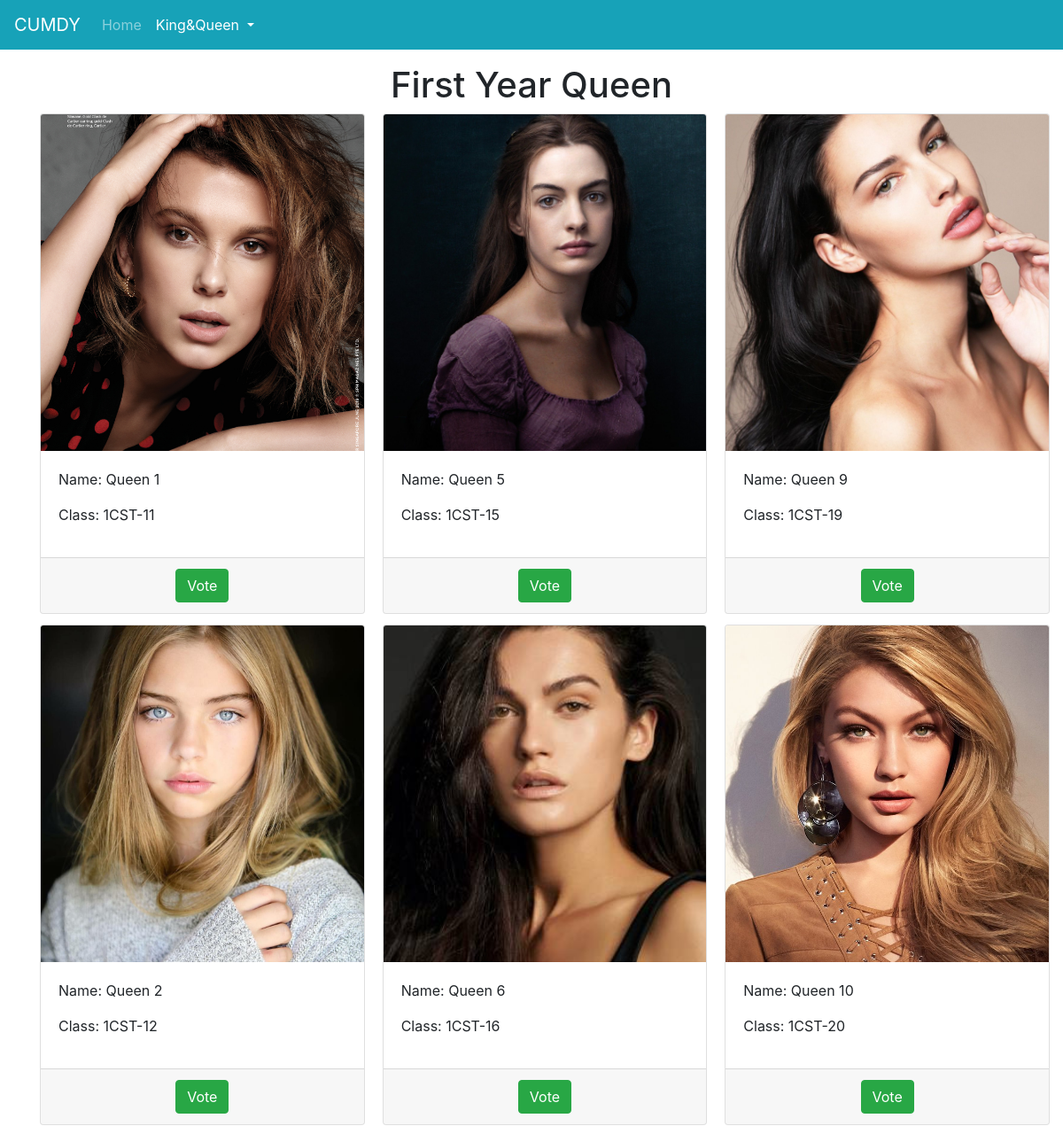
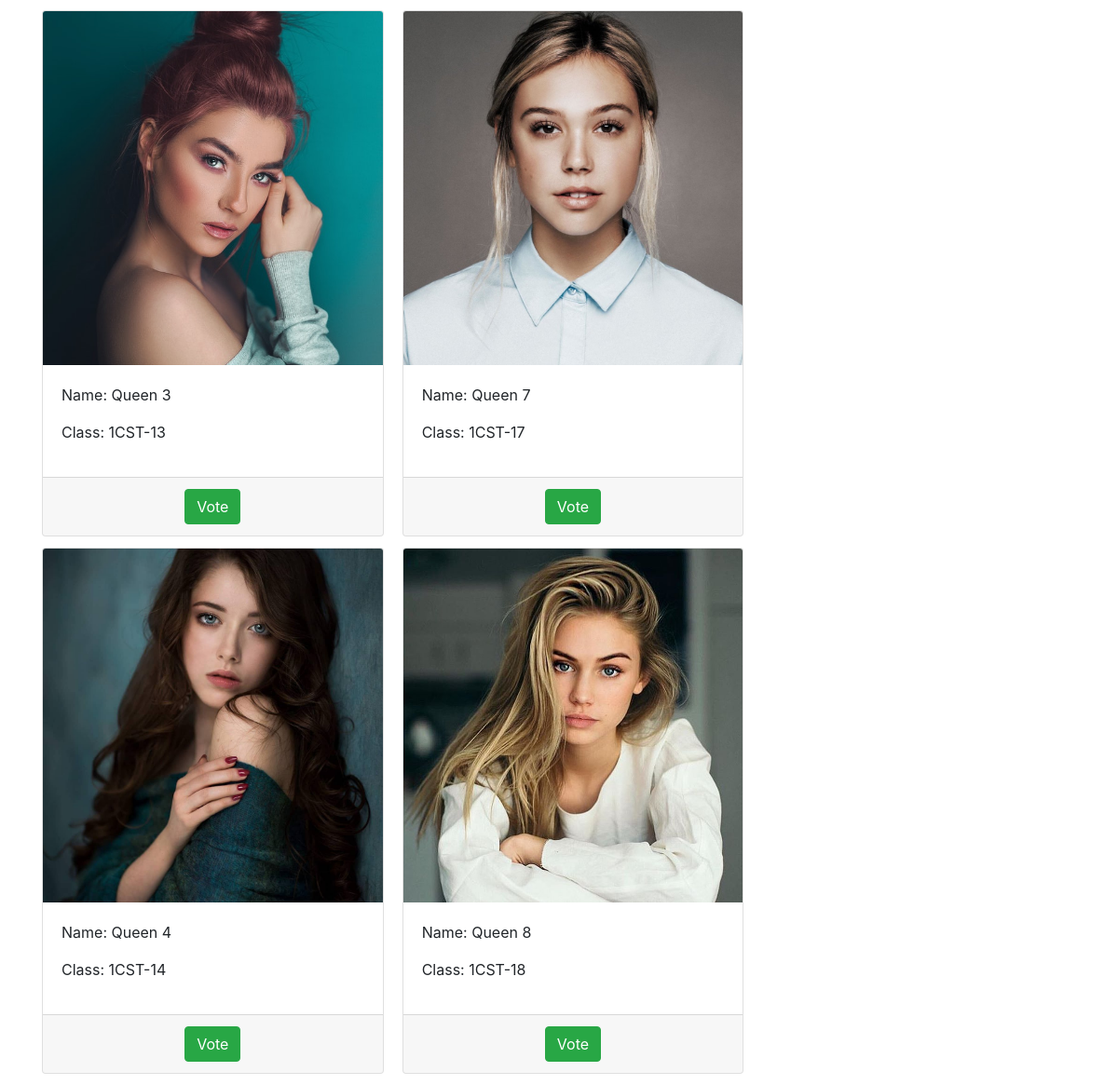
/first_queen/, run on the app's committed database (2 pictures, top to bottom).
### king_queen/models.py (models this page shows, shortened)
class FirstYear(models.Model):
    GENDER = (
        ('King','King'),
        ('Queen','Queen')
    )
    name = models.CharField(max_length=200)
    img = models.ImageField(upload_to='kingqueenIMG')
    gender = models.CharField(max_length=5,choices=GENDER,default='King')
    current_class = models.CharField(max_length=10,help_text="(eg. 1CST-12,A ...)")
    votes = models.PositiveIntegerField(default=0)

### king_queen/views.py (the view)
# urls.py: path('first_queen/',views.FirstQueenListView.as_view(),name="firstqueen"),
class FirstQueenListView(ListView):
    model = FirstYear
    template_name = 'king_queen/firstqueen_list.html'
    context_object_name = 'f_queens'
    def get_queryset(self):
        return FirstYear.objects.filter(gender='Queen')
    def get_context_data(self, **kwargs):
        context = super().get_context_data(**kwargs)
        context['section'] = 'active'
        return context

### king_queen/templates/king_queen/firstqueen_list.html (shortened to what this page needs)
{% extends "base.html" %}
{% load static %}
{% block content %}
<div class="container">
    <h1 class="text-center">First Year Queen</h1>
    <div class="card-deck">
        <div class="card-group">
            <div class="card-columns">
                {% for user in f_queens %}
                <div class="card">
                <img style="object-fit: cover;" class="card-img-top" src="{{ user.img.url }}" alt="image" width="100px" height="380px">
                <div class="card-body">
                    <p class="card-text">Name: {{user.name}}</p>
                    <p class="card-text">Class: {{user.current_class}}</p>
                </div>
                <div class="card-footer text-center">
                    <a href="/first_queen/{{user.id}}/" class="btn btn-success">Vote</a>
                </div>
                </div>
                {% endfor %}
            </div>
        </div>
    </div>
</div>
{% endblock %}

### king_queen/templates/base.html (shortened to what this page needs)
{% load static %}
<!doctype html>
<html lang="en">
  <head>
    <link rel="stylesheet" href="{% static 'css/bootstrap.min.css' %}">
  </head>
  <body>
    <nav class="navbar sticky-top navbar-expand-lg navbar-dark bg-info mb-3" style="background-color: #e3f2fd;">
      <a class="navbar-brand" href="{% url 'index' %}">CUMDY</a>
      <div class="collapse navbar-collapse" id="navbarSupportedContent">
        <ul class="navbar-nav mr-auto">
          <li class="nav-item">
            <a class="nav-link {% if section == 'home' %}active{% endif %}" href="{% url 'index' %}">Home <span class="sr-only">(current)</span></a>
          </li>
          <li class="nav-item dropdown">
            <a class="nav-link dropdown-toggle {% if section == 'active' %}active{% endif %}" href="#" id="navbarDropdown" role="button" data-toggle="dropdown" aria-haspopup="true" aria-expanded="false">
              King&Queen
            </a>
          </li>
        </ul>
      </div>
    </nav>
        {% block content %}
        {% endblock %}
  </body>
</html>

### data on the page
FirstYear: img (picture), name "Queen 1", current_class "1CST-11"
FirstYear: img (picture), name "Queen 2", current_class "1CST-12"
FirstYear: img (picture), name "Queen 3", current_class "1CST-13"
FirstYear: img (picture), name "Queen 4", current_class "1CST-14"
FirstYear: img (picture), name "Queen 5", current_class "1CST-15"
FirstYear: img (picture), name "Queen 6", current_class "1CST-16"
FirstYear: img (picture), name "Queen 7", current_class "1CST-17"
FirstYear: img (picture), name "Queen 8", current_class "1CST-18"
FirstYear: img (picture), name "Queen 9", current_class "1CST-19"
FirstYear: img (picture), name "Queen 10", current_class "1CST-20"
